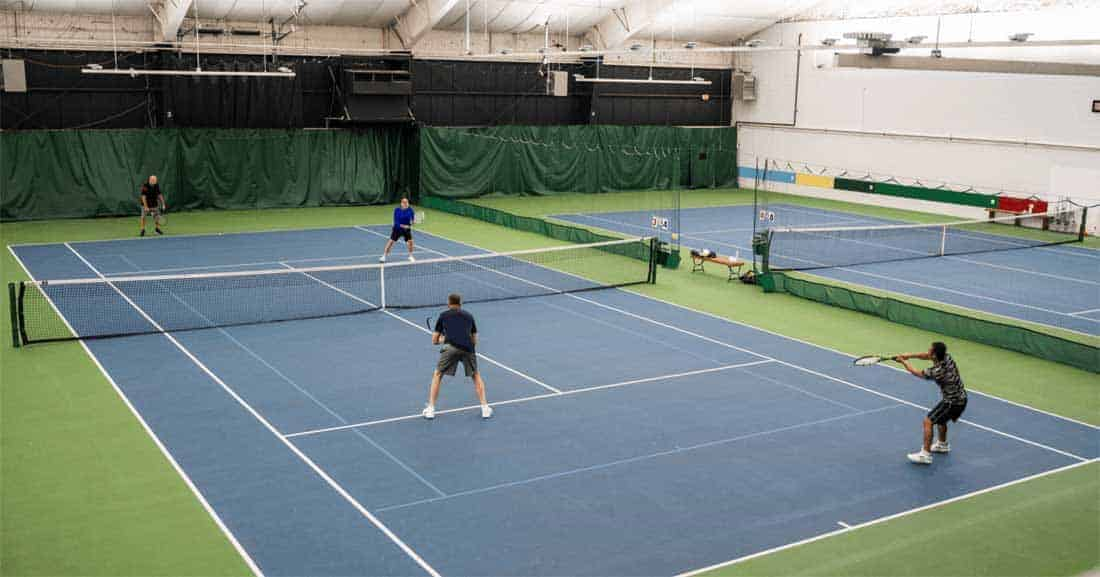
#> input picture pictures/03.jpg, 1100 x 577 px
$ python -i image_processor.py   (imports and definitions only)
#> lines starting #> are read from the running program, lines starting #| are printed output that depends on the picture; after the words box and inside, x2 and y2 are one past the last pixel; in counts of white or black regions, pixels touching at a corner belong together
#> further down, picture is the input picture: shape (577, 1100, 3); mean B, G, R 128.4, 134.4, 121.3
#!/usr/bin/env python3
import skimage.io
import cv2
import numpy as np
import matplotlib.pyplot as plt
import math
from functools import cmp_to_key
import matplotlib.pyplot as plt
from scipy.spatial import distance
from itertools import combinations

# [20 lines left out: functions import_image, import_court, court_borders, not called in this run]

def gray_scale(image,dialation=3,kernel_size=3):
    """
    creates a threshold image of the original for homography matrix scoring
    """
#> called with dialation = 3, kernel_size = 3
    kernel = np.ones((kernel_size,kernel_size), np.uint8)
    gray =  cv2.cvtColor(image, cv2.COLOR_BGR2GRAY)
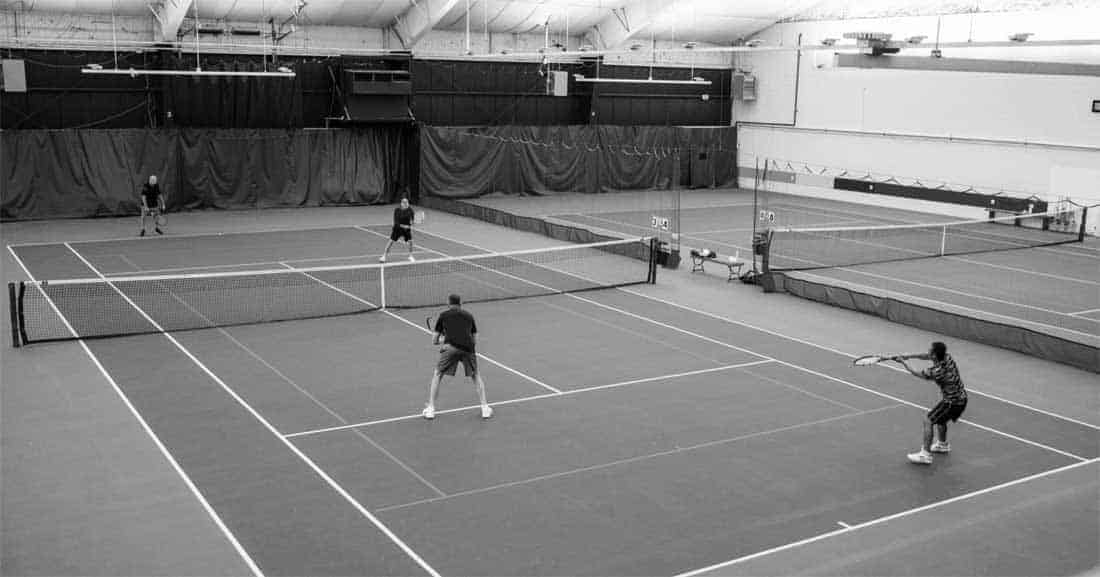
#> gray: shape (577, 1100); min 0, max 255, mean 129.8
    gray = cv2.threshold(gray, 200, 255, cv2.THRESH_BINARY)[1]
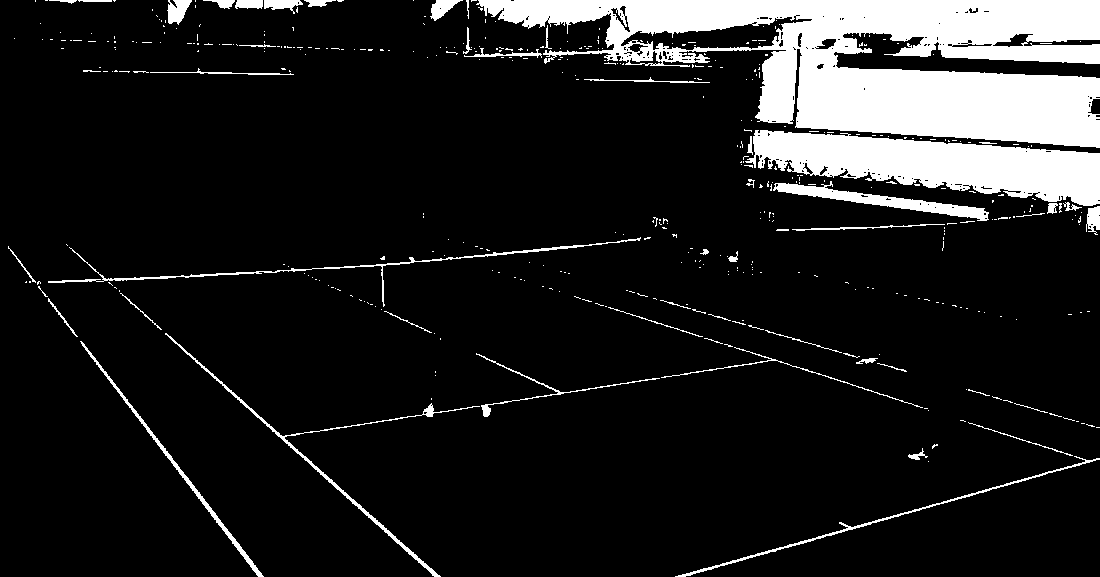
#> gray: shape (577, 1100); 12.2% white; 440 white regions (385 under 20 px), largest, box (x1, y1, x2, y2) and area: (476, 0, 1100, 148) 48631, (745, 130, 1100, 206) 15032, (773, 181, 989, 221) 2165
    gray = cv2.dilate(gray,kernel,iterations=dialation)
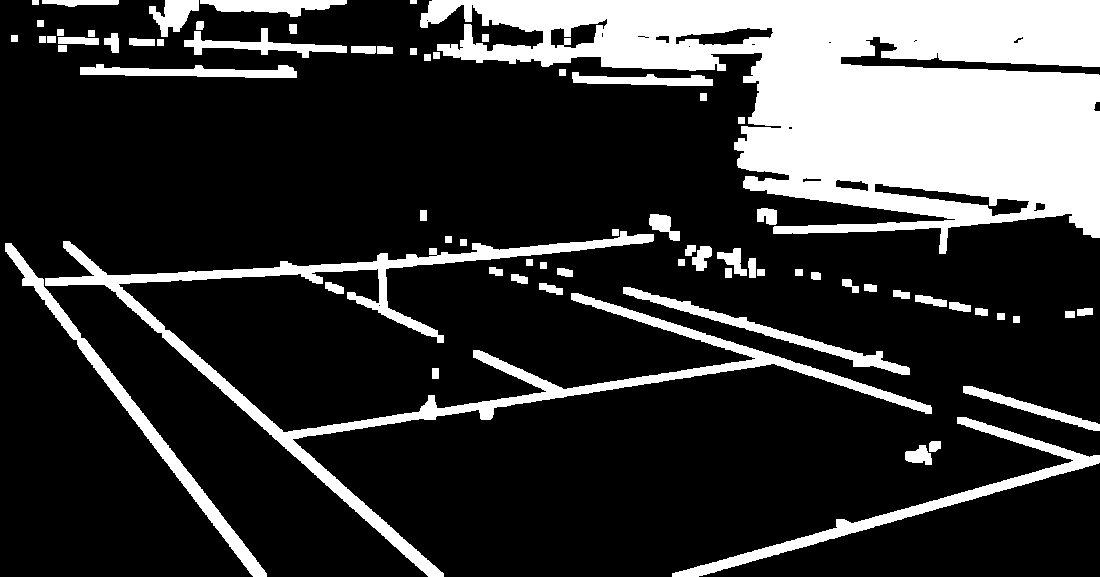
#> gray: shape (577, 1100); 21.6% white; 71 white regions, largest, box (x1, y1, x2, y2) and area: (420, 0, 1100, 254) 88172, (45, 231, 932, 577) 20811, (672, 417, 1100, 577) 5474
    gray[gray > 0] = 1
    return gray

# [651 lines left out: functions get_intersection_1, get_intersection_2, get_angles, ransac, get_vanishing_pts, plot_inliers and 17 more, not called in this run]

>>> import cv2
>>> picture = cv2.imread('pictures/03.jpg')
>>> result = gray_scale(picture)

$ run again, on pictures/test.jpg
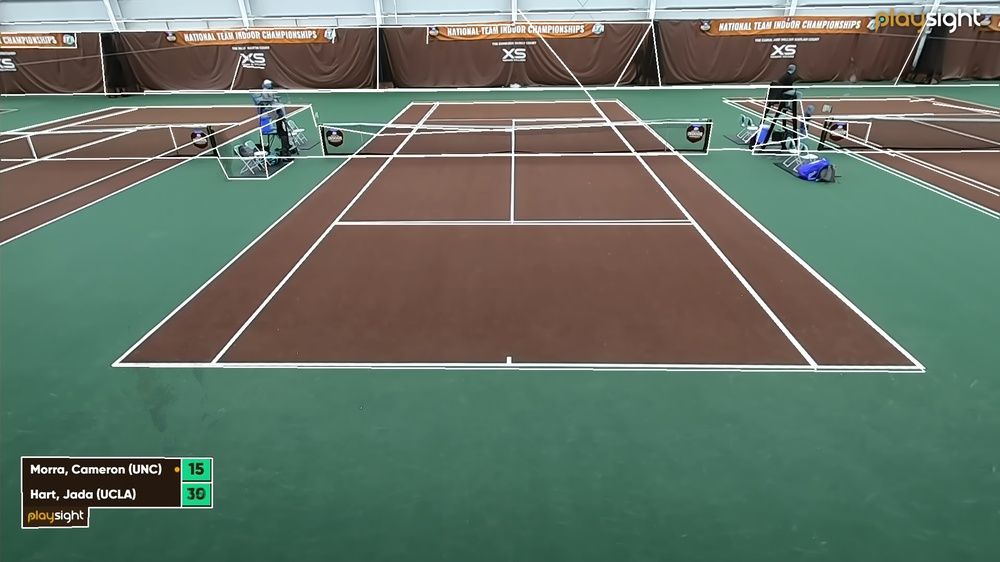
#> input picture pictures/test.jpg, 1000 x 562 px, shrunk from 1920 x 1080 before the run
#> picture is the input picture: shape (562, 1000, 3); mean B, G, R 100.6, 113.9, 100.1
#> in gray_scale, `gray = cv2.threshold(gray, 200, 255, cv2.THRESH_BINARY)[1]`:
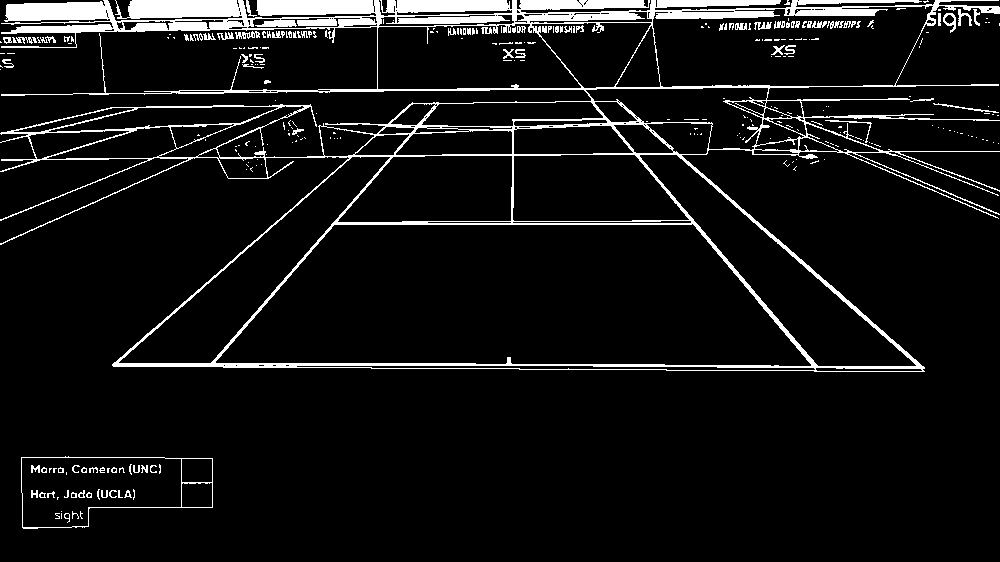
#> gray: shape (562, 1000); 7.6% white; 285 white regions (212 under 20 px), largest, box (x1, y1, x2, y2) and area: (0, 0, 1000, 372) 37563, (21, 456, 213, 529) 638, (235, 31, 260, 39) 112
#> in gray_scale, `gray = cv2.dilate(gray,kernel,iterations=dialation)`:
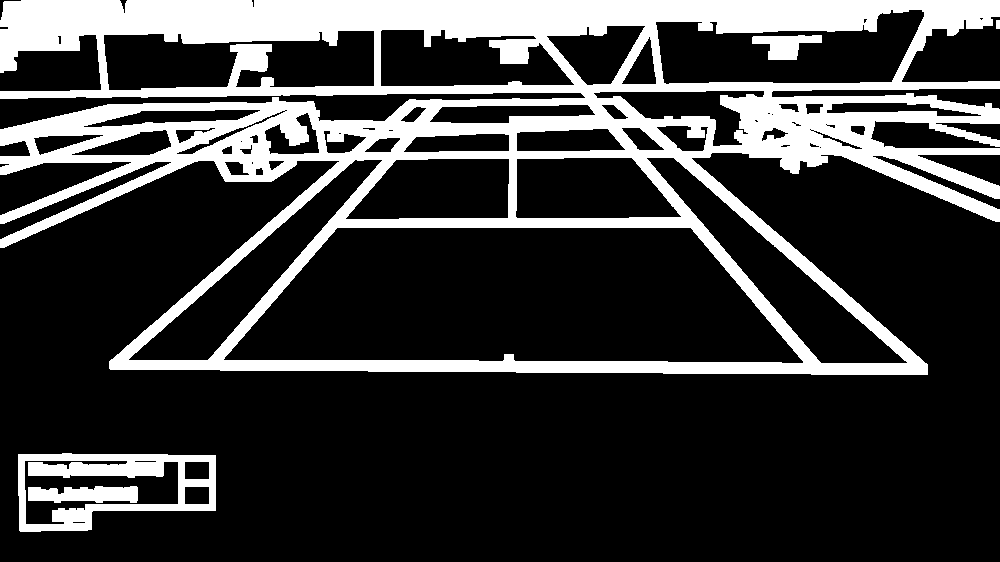
#> gray: shape (562, 1000); 22.8% white; 5 white regions, box (x1, y1, x2, y2) and area: (0, 0, 1000, 375) 119104, (18, 453, 216, 532) 6417, (28, 486, 138, 503) 1498, (752, 35, 822, 60) 1021, (996, 20, 1000, 29) 36

$ run again, on pictures/01.png
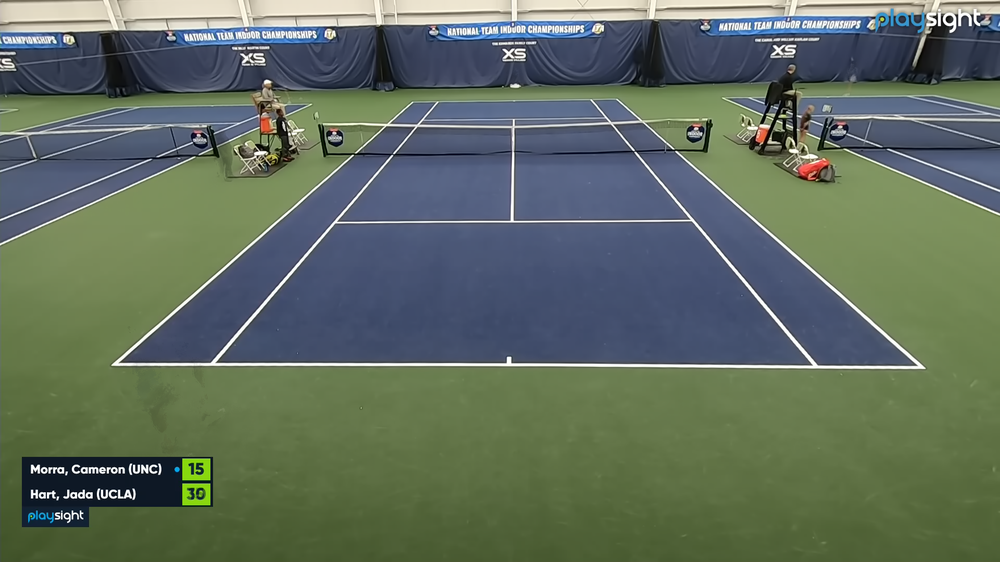
#> input picture pictures/01.png, 1000 x 562 px, shrunk from 1920 x 1080 before the run
#> picture is the input picture: shape (562, 1000, 3); mean B, G, R 95.6, 109.5, 96
#> in gray_scale, `gray = cv2.threshold(gray, 200, 255, cv2.THRESH_BINARY)[1]`:
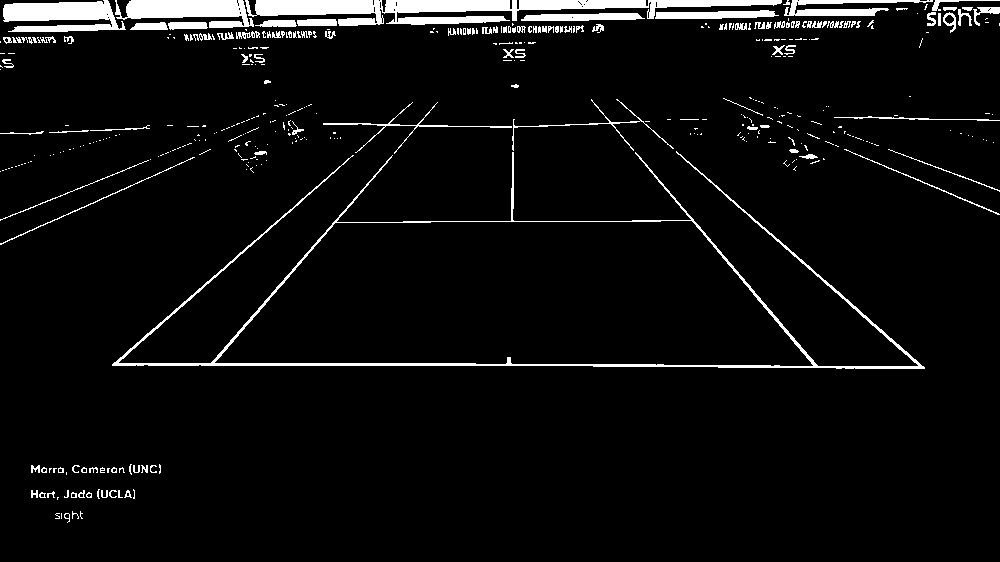
#> gray: shape (562, 1000); 5% white; 405 white regions (301 under 20 px), largest, box (x1, y1, x2, y2) and area: (245, 0, 782, 26) 6650, (112, 151, 925, 369) 5606, (3, 0, 126, 32) 2634
#> in gray_scale, `gray[gray > 0] = 1`:
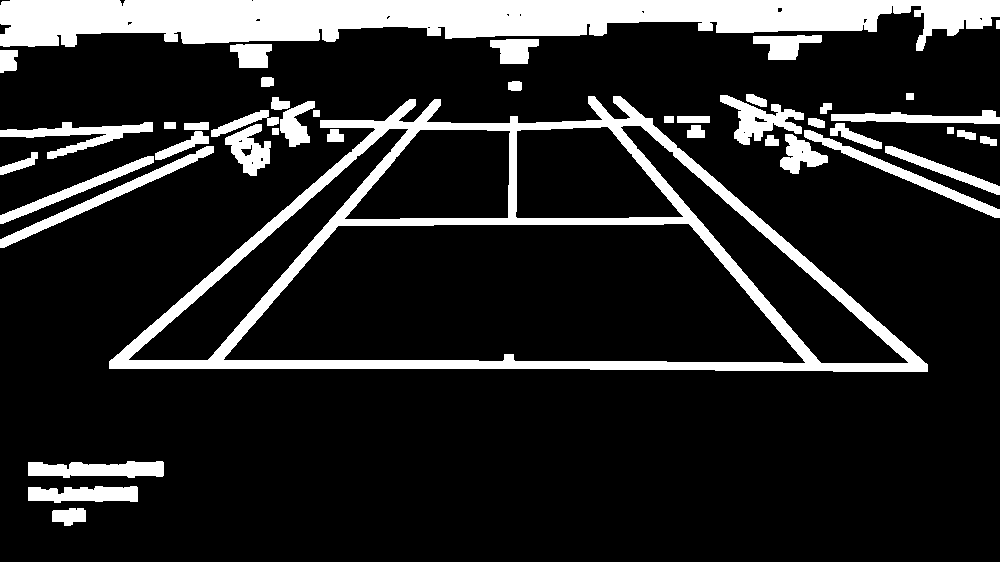
#> gray: shape (562, 1000); values 0 (black) and 1 (white), 15.5% white; 43 white regions, largest, box (x1, y1, x2, y2) and area: (0, 0, 1000, 51) 33059, (109, 96, 928, 372) 28294, (0, 146, 214, 248) 2129
